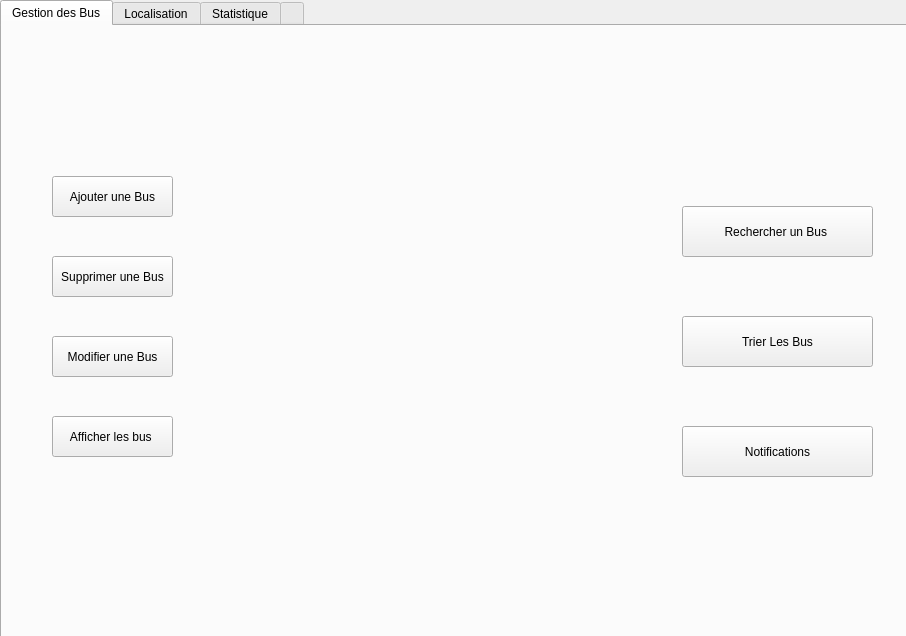
<?xml version="1.0" encoding="UTF-8"?>
<ui version="4.0">
 <class>Widget</class>
 <widget class="QWidget" name="Widget">
  <property name="geometry">
   <rect>
    <x>0</x>
    <y>0</y>
    <width>906</width>
    <height>636</height>
   </rect>
  </property>
  <property name="windowTitle">
   <string>Widget</string>
  </property>
  <widget class="QTabWidget" name="tabWidget">
   <property name="geometry">
    <rect>
     <x>0</x>
     <y>0</y>
     <width>911</width>
     <height>641</height>
    </rect>
   </property>
   <property name="currentIndex">
    <number>0</number>
   </property>
   <widget class="QWidget" name="tab1">
    <attribute name="title">
     <string>Gestion des Bus</string>
    </attribute>
    <widget class="QPushButton" name="pushButton">
     <property name="geometry">
      <rect>
       <x>50</x>
       <y>150</y>
       <width>121</width>
       <height>41</height>
      </rect>
     </property>
     <property name="text">
      <string>Ajouter une Bus</string>
     </property>
    </widget>
    <widget class="QPushButton" name="pushButton_2">
     <property name="geometry">
      <rect>
       <x>50</x>
       <y>230</y>
       <width>121</width>
       <height>41</height>
      </rect>
     </property>
     <property name="text">
      <string>Supprimer une Bus</string>
     </property>
    </widget>
    <widget class="QPushButton" name="pushButton_3">
     <property name="geometry">
      <rect>
       <x>50</x>
       <y>310</y>
       <width>121</width>
       <height>41</height>
      </rect>
     </property>
     <property name="text">
      <string>Modifier une Bus</string>
     </property>
    </widget>
    <widget class="QPushButton" name="pushButton_4">
     <property name="geometry">
      <rect>
       <x>50</x>
       <y>390</y>
       <width>121</width>
       <height>41</height>
      </rect>
     </property>
     <property name="text">
      <string>Afficher les bus </string>
     </property>
    </widget>
    <widget class="QPushButton" name="pushButton_5">
     <property name="geometry">
      <rect>
       <x>680</x>
       <y>180</y>
       <width>191</width>
       <height>51</height>
      </rect>
     </property>
     <property name="text">
      <string>Rechercher un Bus </string>
     </property>
    </widget>
    <widget class="QPushButton" name="pushButton_6">
     <property name="geometry">
      <rect>
       <x>680</x>
       <y>290</y>
       <width>191</width>
       <height>51</height>
      </rect>
     </property>
     <property name="text">
      <string>Trier Les Bus</string>
     </property>
    </widget>
    <widget class="QPushButton" name="pushButton_7">
     <property name="geometry">
      <rect>
       <x>680</x>
       <y>400</y>
       <width>191</width>
       <height>51</height>
      </rect>
     </property>
     <property name="text">
      <string>Notifications</string>
     </property>
    </widget>
   </widget>
   <widget class="QWidget" name="tab2">
    <attribute name="title">
     <string>Localisation</string>
    </attribute>
   </widget>
   <widget class="QWidget" name="tab">
    <attribute name="title">
     <string>Statistique</string>
    </attribute>
   </widget>
   <widget class="QWidget" name="tab_2">
    <attribute name="title">
     <string/>
    </attribute>
   </widget>
  </widget>
 </widget>
 <resources/>
 <connections/>
</ui>
